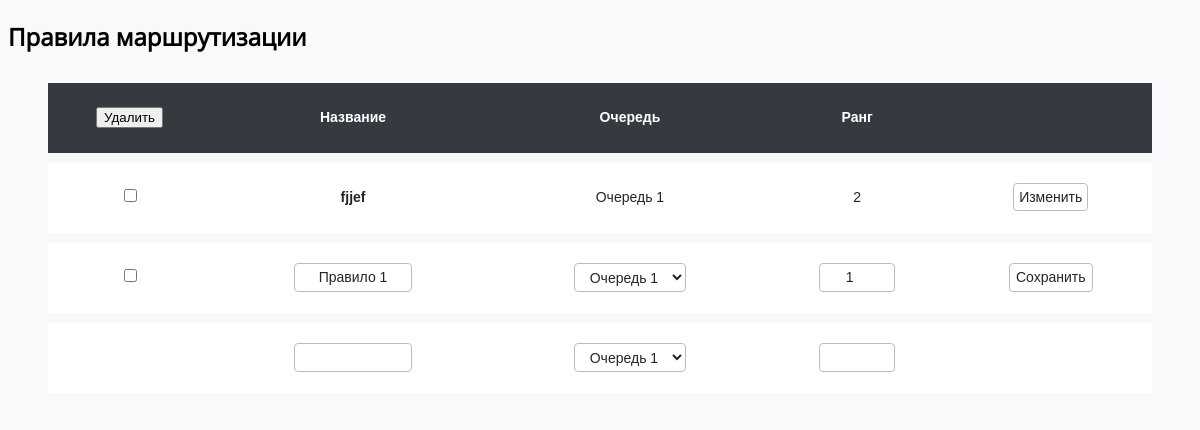
Before: /polls/update/1/ with the older database file.
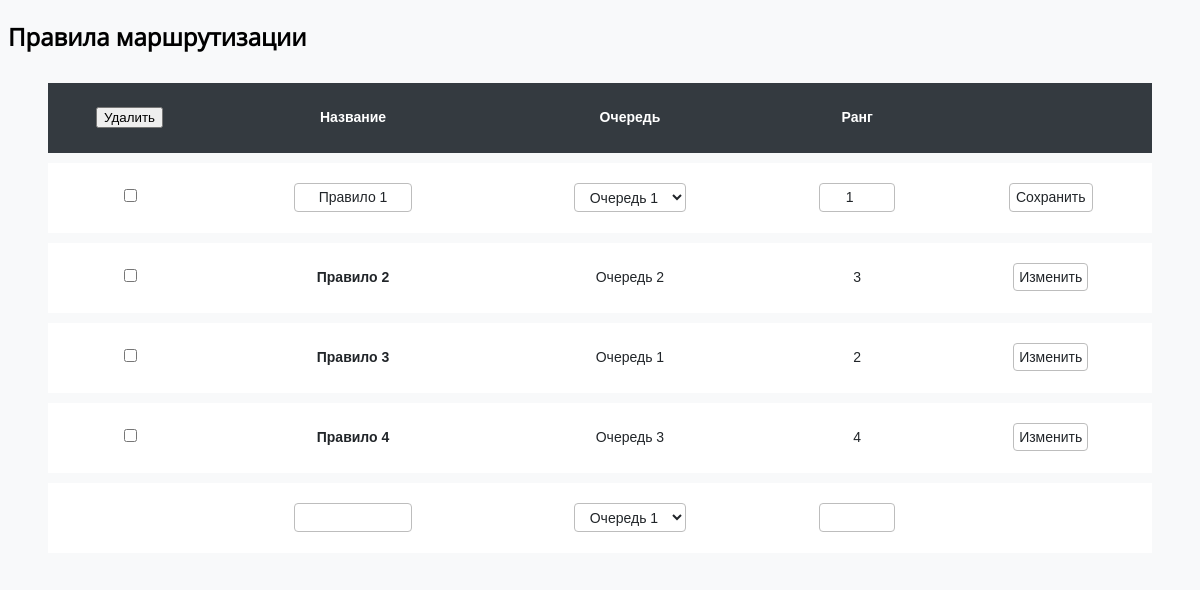
After: the same page with the newer database file.
### polls/models.py (models this page shows, shortened)
class Rule(models.Model):
    name = models.CharField('Название', max_length = 200)
    queue = models.CharField('Очередь', max_length = 200, choices = [(i,i) for i in Dictionaries.all_queues], default = '-')
    rule_range = models.IntegerField('Ранг',unique=True)
    creator = models.CharField('Пользователь, который создал правило', max_length = 20)
    updator = models.CharField('Пользователь, который последним изменил правило', max_length = 20)
    create_date = models.DateTimeField('Дата создания правила', auto_now=False, auto_now_add=True)
    update_date = models.DateTimeField('Дата последнего изменения правила',auto_now=True, auto_now_add=False)
    class Meta:
        verbose_name = "Правило"
        verbose_name_plural = "Список правил"

### polls/views.py (the view)
# urls.py: path('update/<int:rule_id>/', views.update, name='list_upd'),
def update(request, rule_id):
    rule_list = Rule.objects.order_by('name')
    return render(request,'polls/list_upd.html', {'rule_list': rule_list, 'Dictionaries': Dictionaries, 'id_to_update': rule_id})

### polls/templates/polls/list_upd.html (shortened to what this page needs)
{% extends 'base.html' %}
{% block content %}
    <h2>Правила маршрутизации</h2>
    {% if rule_list %}
    <table class="table">
        <thead class="table-head">
            <tr>
                <th>
                    <form action="delete/" method="post">
                        <input type="submit" class="buttons" value="Удалить">
                    </form>
                </th>
                <th>Название</th>
                <th>Очередь</th>
                <th>Ранг</th>
                <th></th>
            </tr>
        </thead>
        {% for a in rule_list %}
            {% if a.id != id_to_update %}
                <tr class="row">
                    <td>
                        <input type="checkbox"  value="{{a.id}}" name="checks">
                    </td>
                    <td><a class="rule_ref" href="{% url 'polls:detail' a.id %}">{{a.name}}</a></td>
                    <td><p>{{a.queue}}</p></td>
                    <td><p>{{a.rule_range}}</p></td>
                    <td><a class="a_button" href="{% url 'polls:list_upd' a.id %}">Изменить</a></td>
                </tr>
            {% else %}
            <tr class="row">
                <form action="save/" method="post">
                    <td>
                        <input type="checkbox"  value="{{a.id}}" name="checks">
                    </td>
                    <td><input type="text" class="rule_name" name="name" value="{{a.name}}"/></td>
                    <td>
                        <select class="rule_queue" name="queue">
                        {% for i in Dictionaries.all_queues %}
                            {% if i == a.queue %}
                                <option selected value="{{i}}">{{i}}</option>
                            {% else %}
                                <option value="{{i}}">{{i}}</option>
                            {% endif %}
                        {% endfor %}
                        </select>
                    </td>
                    <td><input type="number" class="rule_range" name="rule_range" value="{{a.rule_range}}"/></td>
                    <td><input type="submit" class="submit_button" value="Сохранить"></td>
                </form>
            </tr>
            {% endif %}
            {% endfor %}
            <tr class="row">
                <td></td>
                <td><input type="text" class="rule_name"  name="name_new"/></td>
                <td>
                    <select class="rule_queue" name="queue_new">
                    {% for i in Dictionaries.all_queues %}
                        <option value="{{i}}">{{i}}</option>
                    {% endfor %}
                    </select>
                </td>
                <td><input type="number" class="rule_range" name="rule_range_new"/></td>
                <td></td>
            </tr>
    </table>
    {% endif %}
{% endblock %}

Changed rows visible on the page:
changed Rule "Правило 1": moves up the list
changed Rule: name "fjjef" → "Правило 2"; queue "Очередь 1" → "Очередь 2"; rule_range "2" → "3"
added Rule: name "Правило 3", queue "Очередь 1", rule_range "2"
added Rule: name "Правило 4", queue "Очередь 3", rule_range "4"
